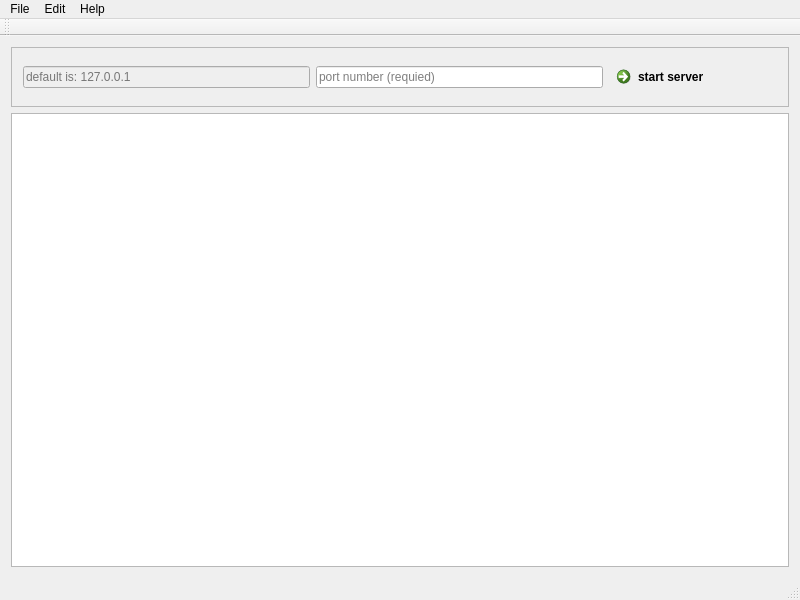
<?xml version="1.0" encoding="UTF-8"?>
<ui version="4.0">
 <class>CCEAP</class>
 <widget class="QMainWindow" name="CCEAP">
  <property name="geometry">
   <rect>
    <x>0</x>
    <y>0</y>
    <width>800</width>
    <height>600</height>
   </rect>
  </property>
  <property name="maximumSize">
   <size>
    <width>1920</width>
    <height>1080</height>
   </size>
  </property>
  <property name="windowTitle">
   <string>CCEAP-Server</string>
  </property>
  <widget class="QWidget" name="centralWidget">
   <layout class="QGridLayout" name="gridLayout">
    <item row="0" column="1" colspan="2">
     <widget class="QFrame" name="frame">
      <property name="frameShape">
       <enum>QFrame::StyledPanel</enum>
      </property>
      <property name="frameShadow">
       <enum>QFrame::Raised</enum>
      </property>
      <layout class="QHBoxLayout" name="horizontalLayout_2">
       <item>
        <widget class="QLineEdit" name="ip_lineEdit">
         <property name="enabled">
          <bool>false</bool>
         </property>
         <property name="toolTip">
          <string>&lt;html&gt;&lt;head/&gt;&lt;body&gt;&lt;p&gt;If runnung both client and server on the same computer, use&lt;/p&gt;&lt;p&gt;127.0.0.1 for servers ip&lt;/p&gt;&lt;/body&gt;&lt;/html&gt;</string>
         </property>
         <property name="text">
          <string/>
         </property>
         <property name="placeholderText">
          <string>default is: 127.0.0.1</string>
         </property>
        </widget>
       </item>
       <item>
        <widget class="QLineEdit" name="port_lineEdit">
         <property name="toolTip">
          <string>&lt;html&gt;&lt;head/&gt;&lt;body&gt;&lt;p&gt;port number must be given to be able to start server.&lt;/p&gt;&lt;/body&gt;&lt;/html&gt;</string>
         </property>
         <property name="text">
          <string/>
         </property>
         <property name="placeholderText">
          <string>port number (requied)</string>
         </property>
        </widget>
       </item>
       <item>
        <widget class="QCommandLinkButton" name="startServerButton">
         <property name="toolTip">
          <string>&lt;html&gt;&lt;head/&gt;&lt;body&gt;&lt;p&gt;click to start listening.&lt;/p&gt;&lt;p&gt;port number is required&lt;/p&gt;&lt;/body&gt;&lt;/html&gt;</string>
         </property>
         <property name="text">
          <string>start server</string>
         </property>
        </widget>
       </item>
      </layout>
     </widget>
    </item>
    <item row="1" column="1" colspan="2">
     <widget class="QListView" name="listView">
      <property name="enabled">
       <bool>true</bool>
      </property>
      <property name="font">
       <font>
        <family>Courier 10 Pitch</family>
        <pointsize>11</pointsize>
        <weight>75</weight>
        <italic>false</italic>
        <bold>true</bold>
       </font>
      </property>
      <property name="lineWidth">
       <number>1</number>
      </property>
      <property name="autoScrollMargin">
       <number>16</number>
      </property>
      <property name="spacing">
       <number>12</number>
      </property>
      <property name="uniformItemSizes">
       <bool>true</bool>
      </property>
      <property name="batchSize">
       <number>2</number>
      </property>
     </widget>
    </item>
   </layout>
  </widget>
  <widget class="QMenuBar" name="menuBar">
   <property name="geometry">
    <rect>
     <x>0</x>
     <y>0</y>
     <width>800</width>
     <height>19</height>
    </rect>
   </property>
   <widget class="QMenu" name="menuFile">
    <property name="title">
     <string>File</string>
    </property>
    <addaction name="actionImport"/>
    <addaction name="actionExport"/>
    <addaction name="actionClose"/>
   </widget>
   <widget class="QMenu" name="menuEdit">
    <property name="title">
     <string>Edit</string>
    </property>
   </widget>
   <widget class="QMenu" name="menuHelp">
    <property name="title">
     <string>Help</string>
    </property>
    <addaction name="separator"/>
   </widget>
   <addaction name="menuFile"/>
   <addaction name="menuEdit"/>
   <addaction name="menuHelp"/>
  </widget>
  <widget class="QToolBar" name="mainToolBar">
   <attribute name="toolBarArea">
    <enum>TopToolBarArea</enum>
   </attribute>
   <attribute name="toolBarBreak">
    <bool>false</bool>
   </attribute>
  </widget>
  <widget class="QStatusBar" name="statusBar"/>
  <action name="actionImport">
   <property name="text">
    <string>Import</string>
   </property>
  </action>
  <action name="actionExport">
   <property name="text">
    <string>Export</string>
   </property>
  </action>
  <action name="actionClose">
   <property name="text">
    <string>Exit</string>
   </property>
  </action>
  <action name="actionAbout_CCEAP">
   <property name="text">
    <string>about CCEAP</string>
   </property>
  </action>
  <action name="actionDeveloper">
   <property name="text">
    <string>developer</string>
   </property>
  </action>
 </widget>
 <layoutdefault spacing="6" margin="11"/>
 <resources/>
 <connections/>
</ui>
